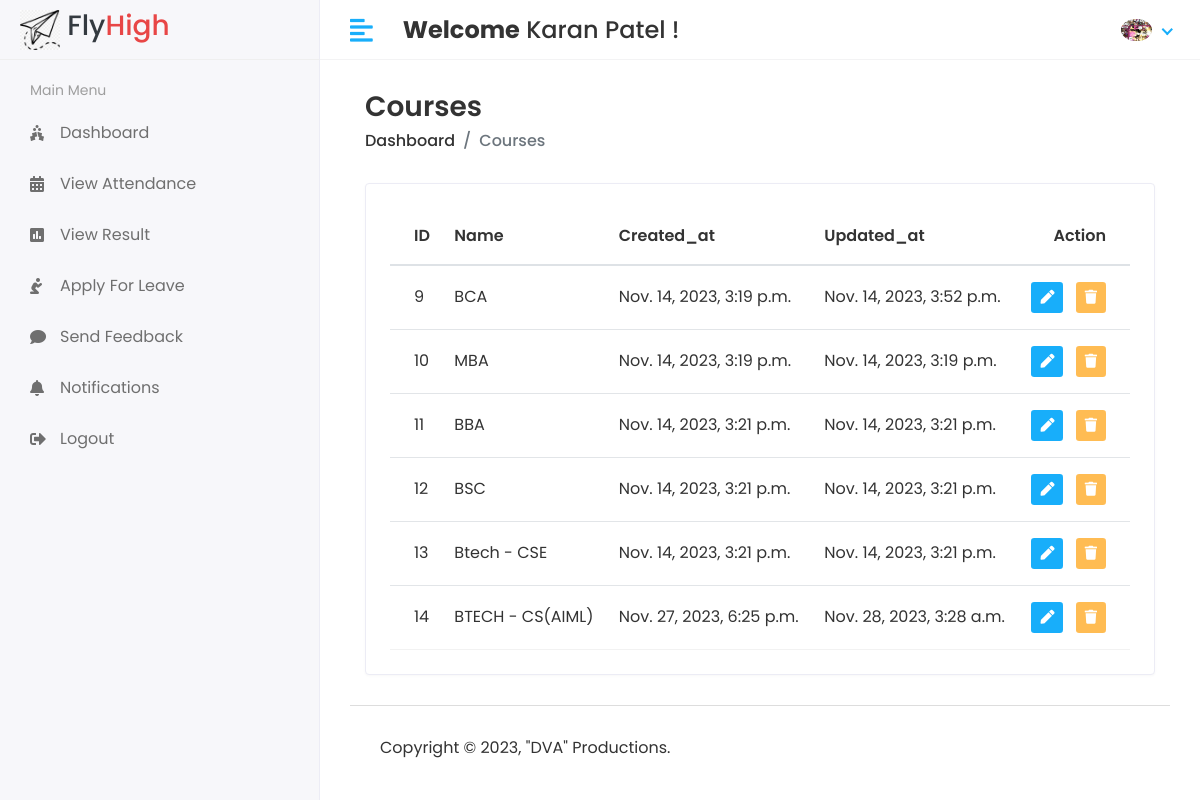
The page /Hod/Course/View (signed in) on the database its author committed.
### app/models.py (models this page shows, shortened)
class CustomUser(AbstractUser):
    USER = (
        (1,'HOD'),
        (2,'STAFF'),
        (3,'STUDENT'),
    )
    user_type = models.CharField(choices=USER,max_length=50,default=1)
    profile_pic = models.ImageField(upload_to='media/profile_pic')

class Course(models.Model):
    name = models.CharField(max_length=70)
    created_at = models.DateTimeField(auto_now_add=True)
    updated_at = models.DateTimeField(auto_now=True)

### SMS/Hod_views.py (the view)
# urls.py: path('Hod/Course/View', Hod_views.VIEW_COURSE, name="View_Course"),
@login_required(login_url='/')
def VIEW_COURSE(request):
    course = Course.objects.all()
    cntxt = {'course':course}
    return render(request, "HOD/view_course.html", cntxt)

### templates/HOD/view_course.html (shortened to what this page needs)
{% extends "base.html" %}
{% block content %}
<div class="content container-fluid">
    <div class="page-header">
       <div class="row align-items-center">
          <div class="col">
             <h3 class="page-title">Courses</h3>
             <ul class="breadcrumb">
                <li class="breadcrumb-item"><a href="index.html">Dashboard</a></li>
                <li class="breadcrumb-item active">Courses</li>
             </ul>
          </div>
       </div>
    </div>
    <div class="row">
       <div class="col-sm-12">
          <div class="card card-table">
             <div class="card-body">
                <div class="table-responsive">
                   <table id="" class="table table-hover table-center mb-0">
                      <thead>
                         <tr>
                            <th>ID</th>
                            <th>Name</th>
                            <th>Created_at</th>
                            <th>Updated_at</th>
                            <th class="text-right">Action</th>
                         </tr>
                      </thead>
                      <tbody>
                        {% for i in course %}
                         <tr>
                            <td>{{i.id}}</td>
                            <td>{{i.name}}</td>
                            <td>{{i.created_at}}</td>
                            <td>{{i.updated_at}}</td>
                            <td class="text-right">
                               <div class="actions">
                                  <a href="{% url "Edit_Course" i.id %}" class="btn btn-sm bg-success-light mr-2">
                                  <i class="fas fa-pen"></i>
                                  </a>
                                  <a href="{% url "Delete_Course" i.id %}" class="btn btn-sm bg-danger-light">
                                  <i class="fas fa-trash"></i>
                                  </a>
                               </div>
                            </td>
                         </tr>
                        {% endfor %}
                      </tbody>
                   </table>
                </div>
             </div>
          </div>
       </div>
    </div>
</div>
{% endblock content %}

### templates/Includes/header.html (shortened to what this page needs)
{% load static %}
<div class="header">
   <div class="header-left">
      <a href="" class="logo">
         <img width="100px" height="100px" src="{% static 'assets/img/fli.png' %}" alt="Logo">
      </a>
      <h3 class="text-dark">&nbsp;Fly</h3><h3 class="text-danger">High</h3>
   </div>
   <a href="javascript:void(0);" id="toggle_btn">
   <i class="fas fa-align-left"></i>
   </a>
   <div class="top-nav-search mt-3">
      <h4><strong>Welcome</strong>&nbsp;<span>{{user.first_name}} {{user.last_name}}</span>&nbsp;!</h4>
   </div>
    <ul class="nav user-menu">
      <li class="nav-item dropdown has-arrow">
         <a href="#" class="dropdown-toggle nav-link" data-toggle="dropdown">
            {% if user.profile_pic == "" %}
               <span class="user-img"><img class="rounded-circle" src="{% static "assets/img/No_image.jpg" %}" width="31" alt="Ryan Taylor"></span>
            {% else %}
               <span class="user-img"><img class="rounded-circle" src="/{{user.profile_pic}}" width="31" alt="Ryan Taylor"></span>
            {% endif %}
         </a>
      </li>
   </ul>
</div>

### static/assets/css/style.css (style rules this page uses)
html { height: 100%; }
body { background-color: #fff; color: #333; font-family: 'Poppins', sans-serif; font-size: 1rem; height: 100%; line-height: 1.5; overflow-x: hidden; }
h1, h2, h3, h4, h5, h6 { font-family: 'Poppins', sans-serif; margin-top: 0; }
a { color: #009ce7; }
input, button, a { transition: all 0.4s ease; -moz-transition: all 0.4s ease; -o-transition: all 0.4s ease; -ms-transition: all 0.4s ease; -webkit-transition: all 0.4s ease; }
ul, ol { padding: 0px; list-style: none; }
.table { color: #333; max-width: 100%; margin-bottom: 0; width: 100%; }
.table thead tr th { font-weight: 600; }
.table tbody tr { border-bottom: 1px solid rgba(0, 0, 0, 0.05); }
.table.table-center td, .table.table-center th { vertical-align: middle; }
.card-table .card-body .table > thead > tr > th { border-top: 0; }
.card-table .card-body .table tr td:first-child, .card-table .card-body .table tr th:first-child { padding-left: 1.5rem; }
.card-table .card-body .table tr td:last-child, .card-table .card-body .table tr th:last-child { padding-right: 1.5rem; }
.card-table .table td, .card-table .table th { border-top: 1px solid #e2e5e8; padding: 1rem 0.75rem; white-space: nowrap; }
.text-danger, .dropdown-menu > li > a.text-danger { color: #e84646 !important; }
.card { border: 1px solid #ececf5; box-shadow: 0 1px 3px 0 rgba(0, 0, 0, 0.03); margin-bottom: 1.875rem; }
.card-body { padding: 1.5rem; }
.bg-danger-light { background-color:#FFBC53 !important; color:#fff !important; }
.bg-success-light { background-color: #18aefa; color: #fff; }
.header { background-color: #fff; border-bottom: 1px solid #f3f3f4; left: 0; position: fixed; right: 0; top: 0; z-index: 1001; height: 60px; }
.header .header-left { float: left; height: 60px; padding: 0 20px; position: relative; width: 320px; z-index: 1; transition: all 0.2s ease-in-out; background-color: #f7f7fa; border-bottom: 1px solid #efefef; border-right: 1px solid #ececf5; display: flex; align-items: center; }
.header .header-left .logo { display: inline-block; line-height: 60px; }
.header .header-left .logo img { max-height: 40px; width: auto; }
.header .dropdown-toggle:after { display: none; }
.header .has-arrow .dropdown-toggle:after { border-top: 0; border-left: 0; border-bottom: 2px solid #18aefa; border-right: 2px solid #18aefa; content: ''; height: 8px; display: inline-block; pointer-events: none; -webkit-transform-origin: 66% 66%; -ms-transform-origin: 66% 66%; transform-origin: 66% 66%; -webkit-transform: rotate(45deg); -ms-transform: rotate(45deg); transform: rotate(45deg); -webkit-transition: all 0.15s ease-in-out; transition: all 0.15s ease-in-out; width: 8px; vertical-align: 0px; }
.user-menu { float: right; margin: 0; position: relative; z-index: 99; padding-right: 15px; }
.user-menu.nav > li > a { color: #a0a0a0; font-size: 14px; line-height: 58px; padding: 0 15px; height: 60px; }
.user-img { margin-right: 3px; position: relative; }
.top-nav-search { float: left; margin-left: 15px; }
.page-header { margin-bottom: 1.875rem; }
.page-header .breadcrumb { background-color: transparent; color: #6c757d; font-size: 1rem; font-weight: 500; margin-bottom: 0; padding: 0; }
.page-header .breadcrumb a { color: #333; }
.page-title { font-size: 28px; font-weight: 600; color: #333; margin-bottom: 5px; }
@media (min-width: 992px) { #toggle_btn { align-items: center; color: #18aefa; display: inline-flex; float: left; font-size: 26px; height: 60px; justify-content: center; margin-left: 15px; padding: 0 15px; } }

### rows shown on the page
CustomUser: first_name "Karan", last_name "Patel", profile_pic (picture)
Course: id "9", name "BCA", created_at "Nov. 14, 2023, 3:19 p.m.", updated_at "Nov. 14, 2023, 3:52 p.m."
Course: id "10", name "MBA", created_at "Nov. 14, 2023, 3:19 p.m.", updated_at "Nov. 14, 2023, 3:19 p.m."
Course: id "11", name "BBA", created_at "Nov. 14, 2023, 3:21 p.m.", updated_at "Nov. 14, 2023, 3:21 p.m."
Course: id "12", name "BSC", created_at "Nov. 14, 2023, 3:21 p.m.", updated_at "Nov. 14, 2023, 3:21 p.m."
Course: id "13", name "Btech - CSE", created_at "Nov. 14, 2023, 3:21 p.m.", updated_at "Nov. 14, 2023, 3:21 p.m."
Course: id "14", name "BTECH - CS(AIML)", created_at "Nov. 27, 2023, 6:25 p.m.", updated_at "Nov. 28, 2023, 3:28 a.m."
